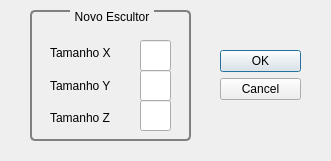
<?xml version="1.0" encoding="UTF-8"?>
<ui version="4.0">
 <class>Novo</class>
 <widget class="QDialog" name="Novo">
  <property name="geometry">
   <rect>
    <x>0</x>
    <y>0</y>
    <width>331</width>
    <height>161</height>
   </rect>
  </property>
  <property name="windowTitle">
   <string>Dialog</string>
  </property>
  <widget class="QDialogButtonBox" name="buttonBox">
   <property name="geometry">
    <rect>
     <x>220</x>
     <y>50</y>
     <width>81</width>
     <height>61</height>
    </rect>
   </property>
   <property name="orientation">
    <enum>Qt::Vertical</enum>
   </property>
   <property name="standardButtons">
    <set>QDialogButtonBox::Cancel|QDialogButtonBox::Ok</set>
   </property>
  </widget>
  <widget class="QGroupBox" name="groupBox">
   <property name="geometry">
    <rect>
     <x>30</x>
     <y>10</y>
     <width>161</width>
     <height>131</height>
    </rect>
   </property>
   <property name="styleSheet">
    <string notr="true">QGroupBox {
     background-color: qlineargradient(x1: 0, y1: 0, x2: 0, y2: 1,
                                       stop: 0 #E0E0E0, stop: 1 #FFFFFF);
     border: 2px solid gray;
     border-radius: 5px;
     margin-top: 1ex; /* leave space at the top for the title */
 }
 QGroupBox::title {

     subcontrol-origin: margin;
     subcontrol-position: top center; /* position at the top center */
     padding: 0 3px;
     background-color: qlineargradient(x1: 0, y1: 0, x2: 0, y2: 1,
                                       stop: 0 #FFOECE, stop: 1 #FFFFFF);
 }
 QGroupBox::indicator {
     width: 13px;
     height: 13px;
 }</string>
   </property>
   <property name="title">
    <string>Novo Escultor</string>
   </property>
   <widget class="QLineEdit" name="NovoZ">
    <property name="geometry">
     <rect>
      <x>110</x>
      <y>90</y>
      <width>31</width>
      <height>31</height>
     </rect>
    </property>
   </widget>
   <widget class="QLineEdit" name="NovoY">
    <property name="geometry">
     <rect>
      <x>110</x>
      <y>60</y>
      <width>31</width>
      <height>31</height>
     </rect>
    </property>
   </widget>
   <widget class="QLineEdit" name="NovoX">
    <property name="geometry">
     <rect>
      <x>110</x>
      <y>30</y>
      <width>31</width>
      <height>31</height>
     </rect>
    </property>
   </widget>
   <widget class="QWidget" name="">
    <property name="geometry">
     <rect>
      <x>20</x>
      <y>30</y>
      <width>85</width>
      <height>91</height>
     </rect>
    </property>
    <layout class="QVBoxLayout" name="verticalLayout">
     <item>
      <widget class="QLabel" name="label">
       <property name="text">
        <string>Tamanho X</string>
       </property>
      </widget>
     </item>
     <item>
      <widget class="QLabel" name="label_2">
       <property name="text">
        <string>Tamanho Y</string>
       </property>
      </widget>
     </item>
     <item>
      <widget class="QLabel" name="label_3">
       <property name="text">
        <string>Tamanho Z</string>
       </property>
      </widget>
     </item>
    </layout>
   </widget>
  </widget>
 </widget>
 <resources/>
 <connections>
  <connection>
   <sender>buttonBox</sender>
   <signal>accepted()</signal>
   <receiver>Novo</receiver>
   <slot>accept()</slot>
   <hints>
    <hint type="sourcelabel">
     <x>248</x>
     <y>254</y>
    </hint>
    <hint type="destinationlabel">
     <x>157</x>
     <y>274</y>
    </hint>
   </hints>
  </connection>
  <connection>
   <sender>buttonBox</sender>
   <signal>rejected()</signal>
   <receiver>Novo</receiver>
   <slot>reject()</slot>
   <hints>
    <hint type="sourcelabel">
     <x>316</x>
     <y>260</y>
    </hint>
    <hint type="destinationlabel">
     <x>286</x>
     <y>274</y>
    </hint>
   </hints>
  </connection>
 </connections>
</ui>
